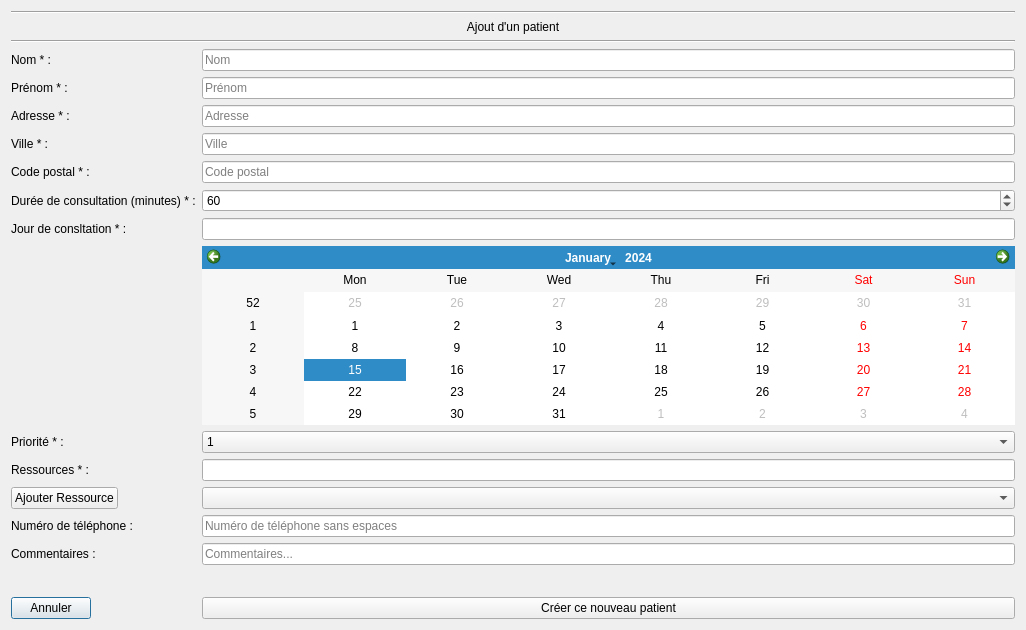
<?xml version="1.0" encoding="UTF-8"?>
<ui version="4.0">
 <class>addPatient</class>
 <widget class="QDialog" name="addPatient">
  <property name="geometry">
   <rect>
    <x>0</x>
    <y>0</y>
    <width>1026</width>
    <height>630</height>
   </rect>
  </property>
  <property name="windowTitle">
   <string>Ajout d'un patient</string>
  </property>
  <layout class="QVBoxLayout" name="verticalLayout">
   <item>
    <widget class="Line" name="line">
     <property name="orientation">
      <enum>Qt::Horizontal</enum>
     </property>
    </widget>
   </item>
   <item>
    <widget class="QLabel" name="titleLabel">
     <property name="text">
      <string>Ajout d'un patient</string>
     </property>
     <property name="alignment">
      <set>Qt::AlignCenter</set>
     </property>
    </widget>
   </item>
   <item>
    <widget class="Line" name="line_2">
     <property name="orientation">
      <enum>Qt::Horizontal</enum>
     </property>
    </widget>
   </item>
   <item>
    <layout class="QFormLayout" name="formLayout">
     <item row="0" column="0">
      <widget class="QLabel" name="nameLabel">
       <property name="text">
        <string>Nom * :</string>
       </property>
      </widget>
     </item>
     <item row="0" column="1">
      <widget class="QLineEdit" name="nameLineEdit">
       <property name="placeholderText">
        <string>Nom</string>
       </property>
      </widget>
     </item>
     <item row="1" column="0">
      <widget class="QLabel" name="firstNameLabel">
       <property name="text">
        <string>Prénom * :</string>
       </property>
      </widget>
     </item>
     <item row="1" column="1">
      <widget class="QLineEdit" name="fistNameLineEdit">
       <property name="placeholderText">
        <string>Prénom</string>
       </property>
      </widget>
     </item>
     <item row="2" column="0">
      <widget class="QLabel" name="addressLabel">
       <property name="text">
        <string>Adresse * :</string>
       </property>
      </widget>
     </item>
     <item row="2" column="1">
      <widget class="QLineEdit" name="addressLineEdit">
       <property name="placeholderText">
        <string>Adresse</string>
       </property>
      </widget>
     </item>
     <item row="3" column="0">
      <widget class="QLabel" name="cityLabel">
       <property name="text">
        <string>Ville * :</string>
       </property>
      </widget>
     </item>
     <item row="3" column="1">
      <widget class="QLineEdit" name="cityLineEdit">
       <property name="placeholderText">
        <string>Ville</string>
       </property>
      </widget>
     </item>
     <item row="4" column="0">
      <widget class="QLabel" name="zipCodeLabel">
       <property name="text">
        <string>Code postal * :</string>
       </property>
      </widget>
     </item>
     <item row="4" column="1">
      <widget class="QLineEdit" name="zipLineEdit">
       <property name="placeholderText">
        <string>Code postal</string>
       </property>
      </widget>
     </item>
     <item row="5" column="0">
      <widget class="QLabel" name="durationLabel">
       <property name="text">
        <string>Durée de consultation (minutes) * :</string>
       </property>
      </widget>
     </item>
     <item row="5" column="1">
      <widget class="QSpinBox" name="minutesSpinBox">
       <property name="value">
        <number>60</number>
       </property>
      </widget>
     </item>
     <item row="8" column="0">
      <widget class="QLabel" name="dayLabel">
       <property name="text">
        <string>Jour de consltation * :</string>
       </property>
      </widget>
     </item>
     <item row="8" column="1">
      <widget class="QLineEdit" name="dayLineEdit">
       <property name="readOnly">
        <bool>false</bool>
       </property>
      </widget>
     </item>
     <item row="9" column="1">
      <widget class="QCalendarWidget" name="calendar"/>
     </item>
     <item row="10" column="0">
      <widget class="QLabel" name="priorityLabel">
       <property name="text">
        <string>Priorité * :</string>
       </property>
      </widget>
     </item>
     <item row="10" column="1">
      <widget class="QComboBox" name="priorityComboBox">
       <item>
        <property name="text">
         <string>1</string>
        </property>
       </item>
       <item>
        <property name="text">
         <string>2</string>
        </property>
       </item>
       <item>
        <property name="text">
         <string>3</string>
        </property>
       </item>
       <item>
        <property name="text">
         <string>4</string>
        </property>
       </item>
       <item>
        <property name="text">
         <string>5</string>
        </property>
       </item>
      </widget>
     </item>
     <item row="11" column="0">
      <widget class="QLabel" name="ressourcesLabel">
       <property name="text">
        <string>Ressources * :</string>
       </property>
      </widget>
     </item>
     <item row="11" column="1">
      <widget class="QLineEdit" name="ressourcesList">
       <property name="readOnly">
        <bool>false</bool>
       </property>
       <property name="placeholderText">
        <string/>
       </property>
      </widget>
     </item>
     <item row="13" column="0">
      <widget class="QLabel" name="phoneNumberLabel">
       <property name="text">
        <string>Numéro de téléphone :</string>
       </property>
      </widget>
     </item>
     <item row="13" column="1">
      <widget class="QLineEdit" name="phoneNumberLineEdit">
       <property name="placeholderText">
        <string>Numéro de téléphone sans espaces</string>
       </property>
      </widget>
     </item>
     <item row="14" column="0">
      <widget class="QLabel" name="commentariesLabel">
       <property name="text">
        <string>Commentaires :</string>
       </property>
      </widget>
     </item>
     <item row="14" column="1">
      <widget class="QLineEdit" name="commentaryLineEdit">
       <property name="placeholderText">
        <string>Commentaires...</string>
       </property>
      </widget>
     </item>
     <item row="15" column="1">
      <spacer name="horizontalSpacer">
       <property name="orientation">
        <enum>Qt::Horizontal</enum>
       </property>
       <property name="sizeHint" stdset="0">
        <size>
         <width>40</width>
         <height>20</height>
        </size>
       </property>
      </spacer>
     </item>
     <item row="16" column="0">
      <widget class="QPushButton" name="cancelButton">
       <property name="text">
        <string>Annuler</string>
       </property>
      </widget>
     </item>
     <item row="16" column="1">
      <widget class="QPushButton" name="createPatientButton">
       <property name="text">
        <string>Créer ce nouveau patient</string>
       </property>
      </widget>
     </item>
     <item row="12" column="0">
      <widget class="QPushButton" name="addRessourceButton">
       <property name="text">
        <string>Ajouter Ressource</string>
       </property>
      </widget>
     </item>
     <item row="12" column="1">
      <widget class="QComboBox" name="ressourcesComboBox"/>
     </item>
    </layout>
   </item>
  </layout>
 </widget>
 <resources/>
 <connections/>
</ui>
